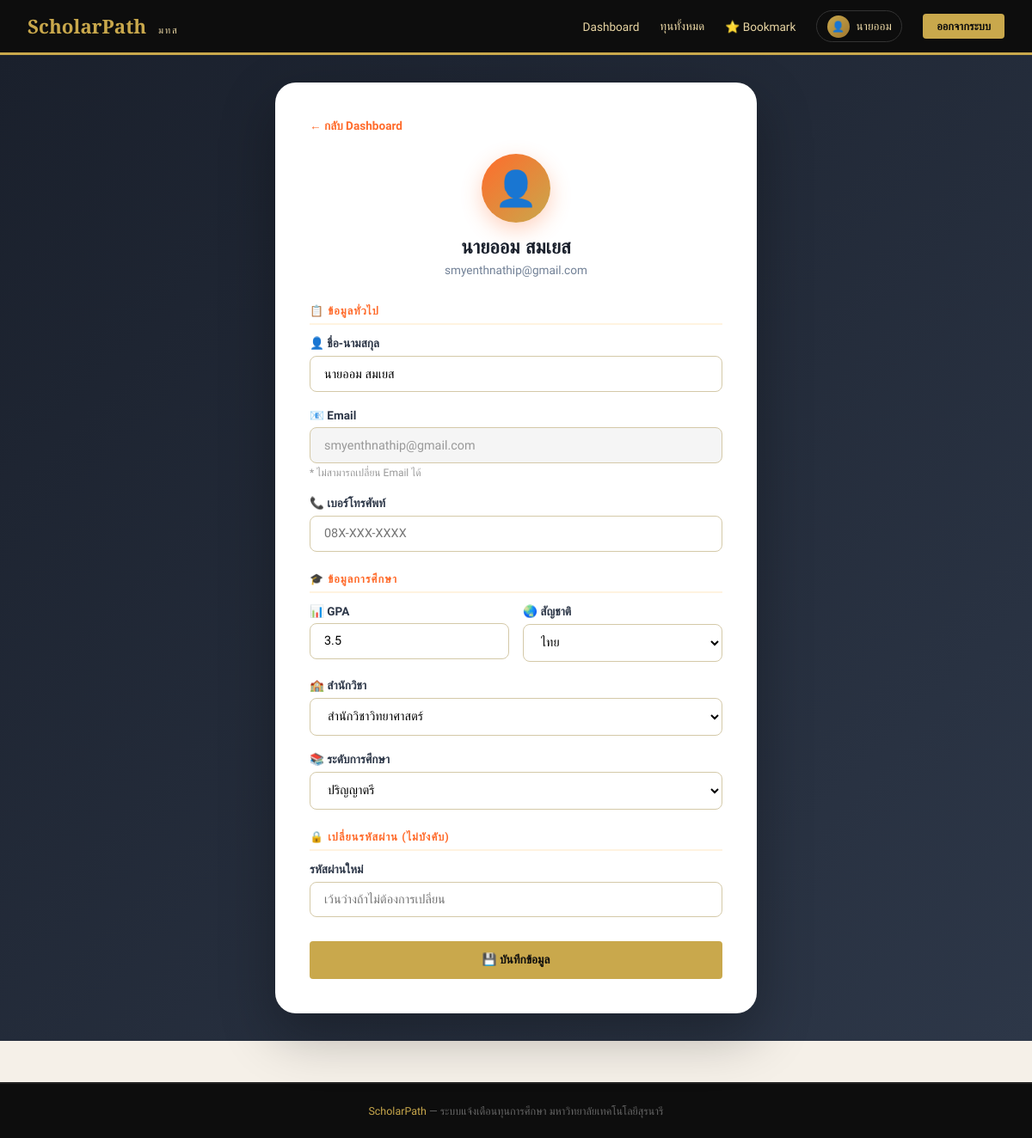
Screenshot of /profile (signed in) with the database file from the repository.
### tables this page shows
CREATE TABLE students (
            id          INTEGER PRIMARY KEY AUTOINCREMENT,
            name        TEXT NOT NULL,
            email       TEXT UNIQUE NOT NULL,
            password    TEXT NOT NULL,
            phone       TEXT,
            gpa         REAL DEFAULT 0.0,
            faculty     TEXT,
            level       TEXT,  -- ปริญญาตรี, โท, เอก
            nationality TEXT DEFAULT 'ไทย',
            created_at  TEXT DEFAULT (datetime('now'))
        );

### app.py (the view, shortened to what this page needs)
@app.route("/profile", methods=["GET", "POST"])
def profile():
    if "student_id" not in session:
        return redirect(url_for("login"))
    conn   = get_connection()
    cursor = conn.cursor()
    cursor.execute("SELECT * FROM students WHERE id = ?", (session["student_id"],))
    student = dict(cursor.fetchone())
    conn.close()
    return render_template("profile.html", student=student)

### database.py (called while the page is built)
def get_connection():
    conn = sqlite3.connect(DB_NAME)
    conn.row_factory = sqlite3.Row
    return conn

### templates/profile.html (shortened to what this page needs)
{% extends "base.html" %}
{% block content %}
<div class="profile-page">
    <div class="profile-box animate-fade-up">
        <a href="/dashboard" class="back-link">← กลับ Dashboard</a>
        <div class="profile-header">
            <div class="profile-avatar">👤</div>
            <div class="profile-name">{{ student.name }}</div>
            <div class="profile-email">{{ student.email }}</div>
        </div>
        <form method="POST">
            <div class="section-title">📋 ข้อมูลทั่วไป</div>
            <div class="form-group">
                <label class="form-label">👤 ชื่อ-นามสกุล</label>
                <input type="text" name="name" class="form-control" value="{{ student.name }}" required>
            </div>
            <div class="form-group">
                <label class="form-label">📧 Email</label>
                <input type="email" class="form-control" value="{{ student.email }}" disabled
                    style="background:#f5f5f5; color:#999;">
                <small style="color:#999; font-size:0.75rem;">* ไม่สามารถเปลี่ยน Email ได้</small>
            </div>
            <div class="form-group">
                <label class="form-label">📞 เบอร์โทรศัพท์</label>
                <input type="text" name="phone" class="form-control" value="{{ student.phone or '' }}"
                    placeholder="08X-XXX-XXXX">
            </div>
            <div class="section-title">🎓 ข้อมูลการศึกษา</div>
            <div class="form-row">
                <div class="form-group">
                    <label class="form-label">📊 GPA</label>
                    <input type="number" name="gpa" class="form-control" value="{{ student.gpa }}" step="0.01" min="0"
                        max="4" required>
                </div>
                <div class="form-group">
                    <label class="form-label">🌏 สัญชาติ</label>
                    <select name="nationality" class="form-control">
                        <option value="ไทย" {% if student.nationality=="ไทย" %}selected{% endif %}>ไทย</option>
                    </select>
                </div>
            </div>
            <div class="form-group">
                <label class="form-label">🏫 สำนักวิชา</label>
                <select name="faculty" class="form-control">
                    <option value="วิทยาศาสตร์" {% if student.faculty=="วิทยาศาสตร์" %}selected{% endif %}>
                        สำนักวิชาวิทยาศาสตร์</option>
                </select>
            </div>
            <div class="form-group">
                <label class="form-label">📚 ระดับการศึกษา</label>
                <select name="level" class="form-control">
                    <option value="ปริญญาตรี" {% if student.level=="ปริญญาตรี" %}selected{% endif %}>ปริญญาตรี</option>
                </select>
            </div>
            <div class="section-title">🔒 เปลี่ยนรหัสผ่าน (ไม่บังคับ)</div>
            <div class="form-group">
                <label class="form-label">รหัสผ่านใหม่</label>
                <input type="password" name="new_password" class="form-control"
                    placeholder="เว้นว่างถ้าไม่ต้องการเปลี่ยน">
            </div>
            <button type="submit" class="btn btn-primary"
                style="width:100%; justify-content:center; padding:0.85rem; margin-top:0.5rem;">
                💾 บันทึกข้อมูล
            </button>
        </form>
    </div>
</div>
{% endblock %}

### templates/base.html (style rules this page uses)
:root { --ink: #0d0d0d; --gold: #c9a84c; --gold-light: #e8d5a3; --paper: #f5f0e8; --cream: #fdf8ef; --border: #d4c9a8; --rust: #8b3a2a; --sage: #4a6741; --dark: #1a202c; --dark2: #2d3748; --dark3: #4a5568; --orange: #ff6b2b; --orange-light: #fff3e0; --white: #ffffff; --light: #f7fafc; --text: #2d3748; --text-light: #718096; --radius: 12px; --shadow: 0 10px 25px rgba(0, 0, 0, 0.1); }
.animate-fade-up { animation: fadeUp 0.6s ease forwards; opacity: 0; }
* { margin: 0; padding: 0; box-sizing: border-box; }
body { font-family: 'Sarabun', sans-serif; background: var(--paper); color: var(--ink); min-height: 100vh; }
.btn-primary { background: var(--gold); color: var(--ink); border: none; padding: 0.6rem 1.5rem; font-family: 'Sarabun', sans-serif; font-size: 0.85rem; font-weight: 600; cursor: pointer; text-decoration: none; display: inline-flex; align-items: center; gap: 0.4rem; transition: all 0.2s; border-radius: 4px; }
input, select { width: 100%; padding: 0.7rem 1rem; border: 1.5px solid var(--border); background: var(--cream); font-family: 'Sarabun', sans-serif; font-size: 0.9rem; outline: none; transition: border-color 0.2s; border-radius: 6px; }
label { font-size: 0.78rem; text-transform: uppercase; letter-spacing: 0.1em; color: #888; display: block; margin-bottom: 0.4rem; }
.form-label { font-size: 0.85rem; font-weight: 600; color: var(--text); text-transform: none; letter-spacing: 0; margin-bottom: 0.4rem; display: block; }
.form-control { width: 100%; padding: 0.7rem 1rem; border: 1.5px solid var(--border); background: var(--white); font-family: 'Sarabun', sans-serif; font-size: 0.9rem; outline: none; border-radius: 8px; transition: border-color 0.2s; }
.form-group { margin-bottom: 1.2rem; }

### templates/profile.html (style rules this page uses)
.profile-page { min-height: 100vh; background: linear-gradient(135deg, var(--dark) 0%, var(--dark2) 100%); display: flex; align-items: center; justify-content: center; padding: 2rem; }
.profile-box { background: var(--white); border-radius: 24px; padding: 2.5rem; width: 100%; max-width: 560px; box-shadow: 0 24px 64px rgba(0, 0, 0, 0.3); }
.profile-header { text-align: center; margin-bottom: 2rem; }
.profile-avatar { width: 80px; height: 80px; background: linear-gradient(135deg, var(--orange), var(--gold)); border-radius: 50%; display: flex; align-items: center; justify-content: center; font-size: 2.5rem; margin: 0 auto 1rem; box-shadow: 0 8px 24px rgba(255, 107, 43, 0.3); }
.profile-name { font-family: 'Kanit', sans-serif; font-size: 1.4rem; font-weight: 700; color: var(--dark); }
.profile-email { color: var(--text-light); font-size: 0.85rem; margin-top: 0.3rem; }
.form-row { display: grid; grid-template-columns: 1fr 1fr; gap: 1rem; }
.section-title { font-size: 0.8rem; font-weight: 700; color: var(--orange); text-transform: uppercase; letter-spacing: 1px; margin: 1.5rem 0 0.8rem; padding-bottom: 0.4rem; border-bottom: 2px solid var(--orange-light); }
.back-link { display: inline-flex; align-items: center; gap: 0.4rem; color: var(--orange); text-decoration: none; font-size: 0.85rem; font-weight: 600; margin-bottom: 1.5rem; }

### rows the page displays
students: name "นายออม สมเยส", email "smyenthnathip@gmail.com", gpa "3.5", nationality "ไทย", faculty "สำนักวิชาวิทยาศาสตร์", level "ปริญญาตรี"

### other values shown
{{ session.student_name.split()[0] }} "นายออม"
